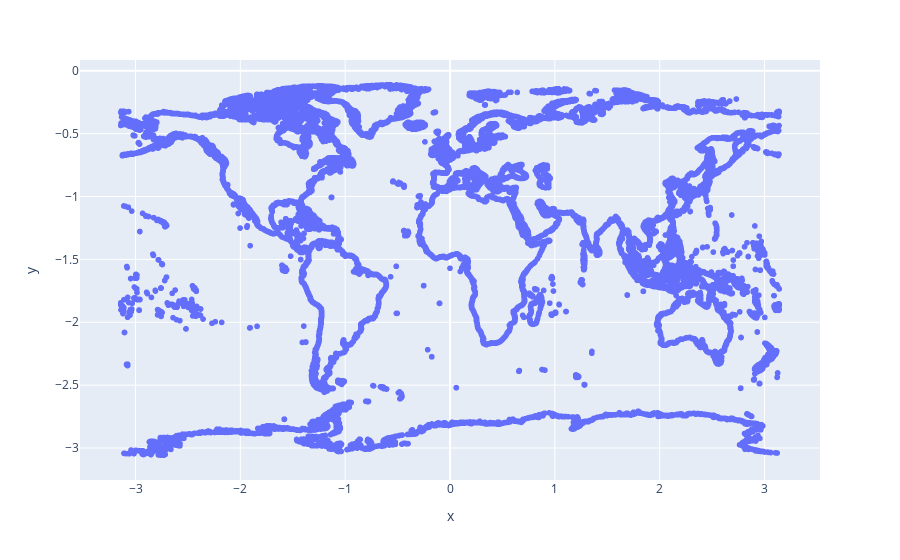

The notebook cell saved with this chart:
### Code cell
data = np.load(path)

# Filtering the egdes
filtered_data = data[(data[:,0] < 3.141) & (data[:,0] > -3.141) & (data[:,1] > 8.8817*10**(-16))]
filtered_data = filtered_data[::10] # Taking every 10th point
print(filtered_data.shape)
# Plotting the points
# filtered_data = filtered_data[0:400000,]
px.scatter(x=filtered_data[:,0], y=-filtered_data[:,1])

### Figure 1 — Plotly figure (JSON) as saved in the notebook; plotly's stock layout.template omitted (floating-point values rounded to 4 significant figures; data arrays with more than 128 entries replaced by an {"elided": "..."} marker saying what was removed)
{"data": [{"hovertemplate": "x=%{x}<br>y=%{y}<extra></extra>", "legendgroup": "", "marker": {"color": "#636efa", "symbol": "circle"}, "mode": "markers", "name": "", "showlegend": false, "type": "scattergl", "x": {"elided": "44534 float values"}, "xaxis": "x", "y": {"elided": "44534 float values"}, "yaxis": "y"}], "layout": {"legend": {"tracegroupgap": 0}, "margin": {"t": 60}, "xaxis": {"anchor": "y", "domain": [0, 1], "title": {"text": "x"}}, "yaxis": {"anchor": "x", "domain": [0, 1], "title": {"text": "y"}}}}
